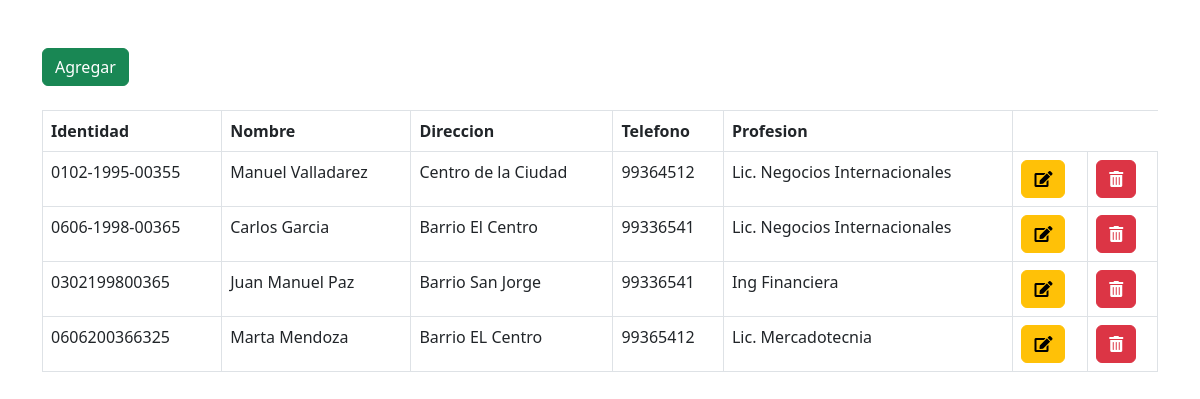
The app's page /empleados.php with its own data.
### tables this page shows
CREATE TABLE `empleado` (
  `idempleado` int(11) NOT NULL,
  `identidad` varchar(20) NOT NULL,
  `nombre` varchar(60) NOT NULL,
  `direccion` varchar(100) NOT NULL,
  `telefono` varchar(20) NOT NULL,
  `idProfesion` int(11) NOT NULL
);

CREATE TABLE `profesion` (
  `idprofesion` int(11) NOT NULL,
  `descripcion` varchar(50) NOT NULL
);

### conexion.php (called while the page is built, shortened)
<?php
class Conexion {
    private $host = 'localhost';
    private $usuario = 'root';
    private $contrasenia = '';
    private $base_datos = 'db_ticket';
    private $conexion;
    public function __construct() {
        try {
            $this->conexion = new PDO("mysql:host={$this->host};dbname={$this->base_datos}", $this->usuario, $this->contrasenia);
            $this->conexion->setAttribute(PDO::ATTR_ERRMODE, PDO::ERRMODE_EXCEPTION);
        } catch(PDOException $e) {
            echo "Error de conexión: " . $e->getMessage();
        }
    }
public function consultaEmpleado($sql) {
    try {
        $statement = $this->conexion->prepare($sql);
        $statement->execute();
        return $statement->fetchAll(PDO::FETCH_ASSOC);
    } catch(PDOException $e) {
        echo "Error al ejecutar la consulta: " . $e->getMessage();
    }
}
}
?>

### EditarEmpleados.php (the view, shortened to what this page needs)
<!DOCTYPE html>
<html lang="es-MX">
<head>
</head>
<body>
                        <?php
                            require_once("conexion.php");
                            $con = new conexion();
                        ?>
</body>
</html>

### empleados.php (shortened to what this page needs)
<!DOCTYPE html>
<html lang="en">
<head>
    <link rel="stylesheet" href="https://use.fontawesome.com/releases/v5.8.1/css/all.css">
    <link href="https://cdn.jsdelivr.net/npm/bootstrap@5.3.0-alpha2/dist/css/bootstrap.min.css" rel="stylesheet">
    <link href="//cdnjs.cloudflare.com/ajax/libs/toastr.js/latest/css/toastr.min.css" rel="stylesheet">
</head>
<body>
<div class="container">
                <br>
                <br>
                <button type="button" class="btn btn-success" data-toggle="modal" data-target="#agregar"> Agregar </button>
                <br>
                <br>
                <table class="table table-bordered" id="dataTable" width="100%" cellspacing="0">
                <?php
                include "agregarEmpleados.php"; ?>
                    <thead>
                        <tr>
                            <th>Identidad</th>
                            <th>Nombre</th>
                            <th>Direccion</th>
                            <th>Telefono</th>
                            <th>Profesion</th>
                        </tr>
                    </thead>
                    <tbody>
                <?php
                    $con = new conexion();
                    $sql = "SELECT identidad, nombre, direccion, telefono, idProfesion FROM empleado";
                    $resultado = $con->consultaEmpleado($sql);
                    foreach ($resultado as $fila) {
                        $idProfesion = $fila['idProfesion'];
                        $sql2 = ("SELECT descripcion FROM profesion WHERE idProfesion = $idProfesion");
                        $regP = $con->consultaEmpleado($sql2);
                        $descripcionProfesion = $regP[0]['descripcion'];;
                ?>
                <tr>
                    <td><?php echo $fila['identidad']; ?></td>
                    <td><?php echo $fila['nombre']; ?></td>
                    <td><?php echo $fila['direccion']; ?></td>
                    <td><?php echo $fila['telefono']; ?></td>
                    <td><?php echo $descripcionProfesion; ?></td>
                    <td>
                        <button type="button" class="btn btn-warning" data-toggle="modal" data-target="#editar<?php echo $fila['identidad']; ?>">
                            <i class="fa fa-edit"></i>
                        </button>
                    </td>
                    <td>
                        <button type="button" class="btn btn-danger" data-toggle="modal" data-target="#eliminar<?php echo $fila['identidad']; ?>">
                            <i class="fas fa-trash-alt"></i>
                        </button>
                    </td>
                </tr>
                <?php include "EditarEmpleados.php"; ?>
                <?php include "eliminarEmpleados.php"; ?>
            <?php }?>
        </tbody>
                </table>
            </div>
</body>
</html>

### records on screen
empleado: identidad "0102-1995-00355", nombre "Manuel Valladarez", direccion "Centro de la Ciudad", telefono "99364512", idProfesion.descripcion "Lic. Negocios Internacionales"
empleado: identidad "0606-1998-00365", nombre "Carlos Garcia", direccion "Barrio El Centro", telefono "99336541", idProfesion.descripcion "Lic. Negocios Internacionales"
empleado: identidad "0302199800365", nombre "Juan Manuel Paz", direccion "Barrio San Jorge", telefono "99336541", idProfesion.descripcion "Ing Financiera"
empleado: identidad "0606200366325", nombre "Marta Mendoza", direccion "Barrio EL Centro", telefono "99365412", idProfesion.descripcion "Lic. Mercadotecnia"
